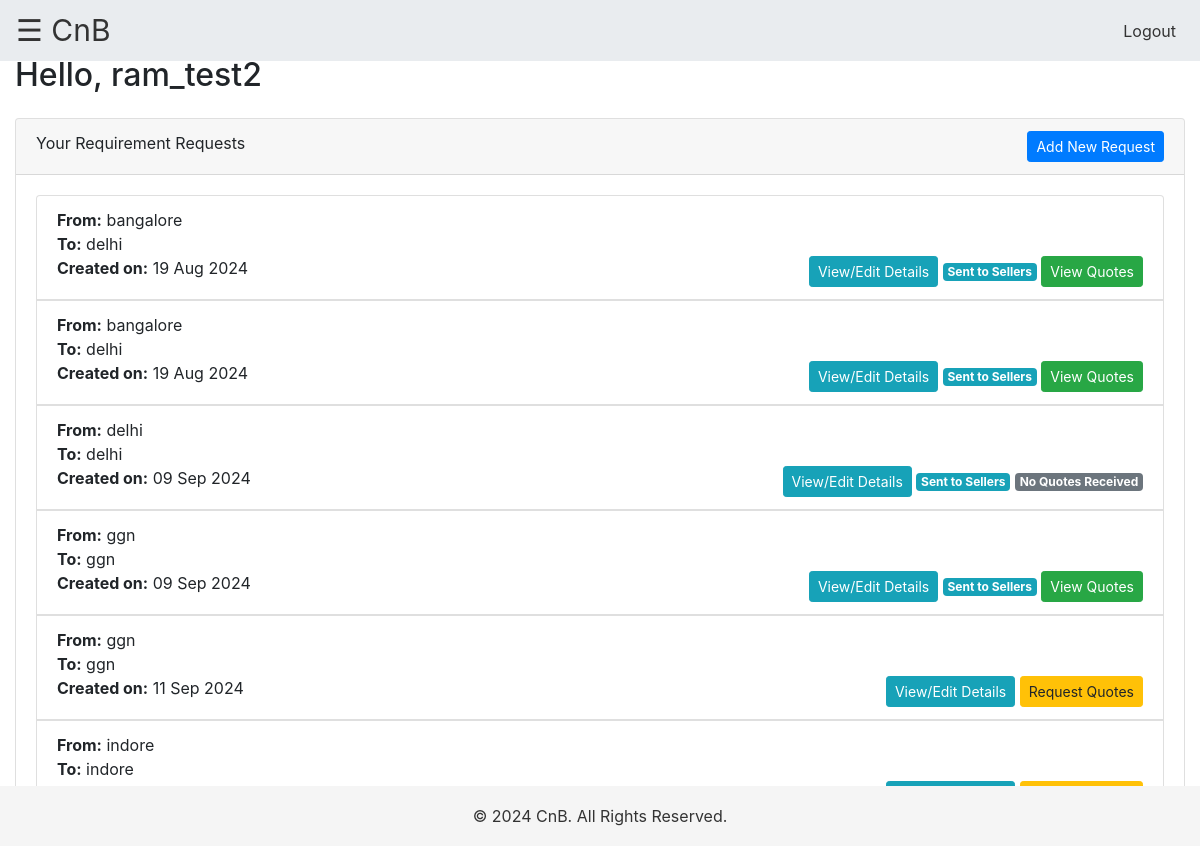
The app's page /buyer_dashboard/ (signed in), older data.
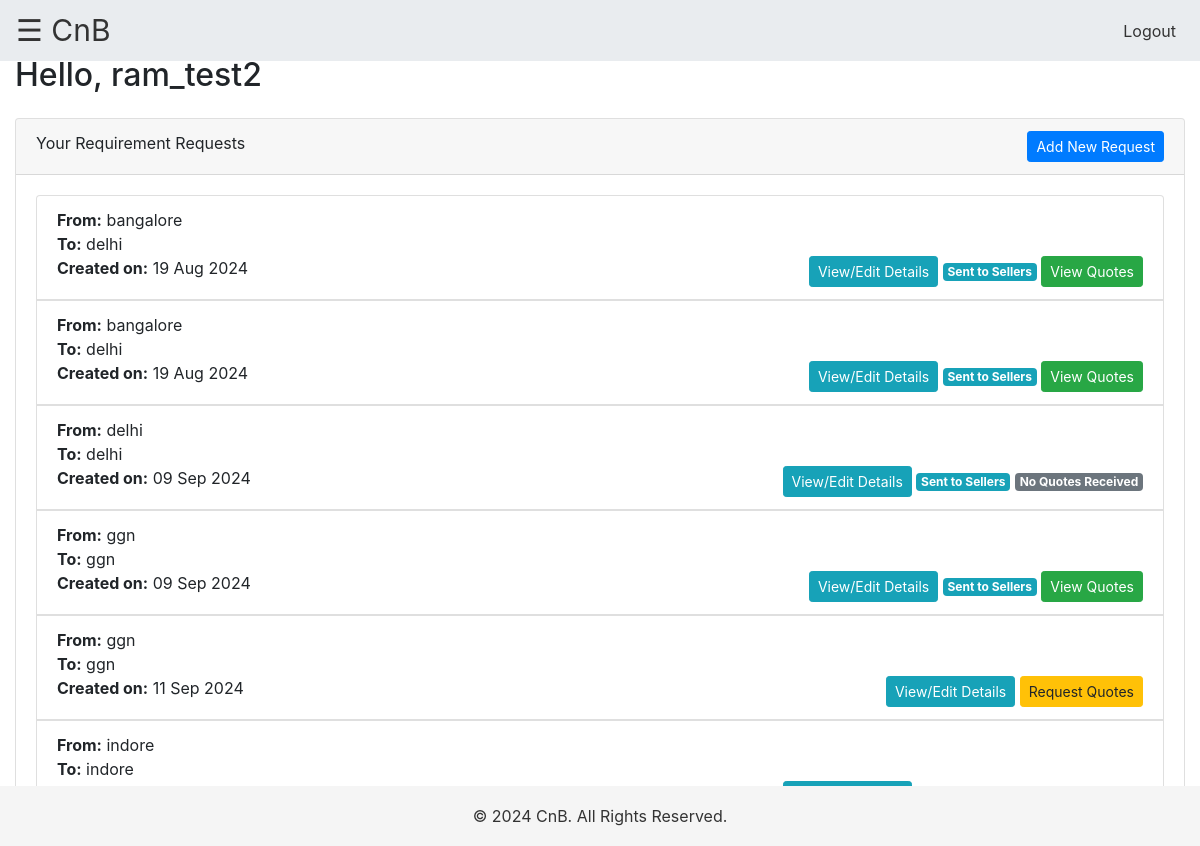
The same page, newer data.
### myapp/views.py (the view)
# urls.py: path('buyer_dashboard/', views.buyer_dashboard, name='buyer_dashboard'),
def buyer_dashboard(request):
    if not hasattr(request.user, 'buyer'):
        return redirect('login')
    products = Product.objects.filter(buyer=request.user)
    context = {
        'products': products
    }
    return render(request, 'myapp/buyer_dashboard.html', context)

### myapp/templates/myapp/buyer_dashboard.html (shortened to what this page needs)
{% extends 'myapp/base.html' %}
{% block content %}
<h2>Hello, {{ user.username }}</h2>
<div class="card mt-4">
    <div class="card-header">
        Your Requirement Requests
        <a href="{% url 'create_new_request' %}" class="btn btn-primary btn-sm float-right">Add New Request</a>
    </div>
    <div class="card-body">
        {% if products %}
            <ul class="list-group">
                {% for product in products %}
                    <li class="list-group-item">
                        <strong>From:</strong> {{ product.from_city }} <br>
                        <strong>To:</strong> {{ product.to_city }} <br>
                        <strong>Created on:</strong> {{ product.created_at|date:"d M Y" }}
                        <div class="float-right">
                            <button class="btn btn-sm btn-info" data-toggle="modal" data-target="#editModal{{ product.id }}">
                                View/Edit Details
                            </button>
                            {% if not product.is_quote_requested %}
                                <button class="btn btn-sm btn-warning" onclick="confirmQuoteRequest({{ product.id }})">Request Quotes</button>
                            {% else %}
                                <span class="badge badge-info">Sent to Sellers</span>
                                {% if product.bid_set.exists %}
                                    <a href="{% url 'view_quotes' product.id %}" class="btn btn-sm btn-success">View Quotes</a>
                                {% else %}
                                    <span class="badge badge-secondary">No Quotes Received</span>
                                {% endif %}
                            {% endif %}
                        </div>
                    </li>
                {% endfor %}
            </ul>
        {% else %}
            <p>You have no active requests. <a href="{% url 'create_new_request' %}">Create a new request</a> to start receiving quotes.</p>
        {% endif %}
    </div>
</div>
{% endblock %}

Row changes from the older to the newer data that the page shows:
changed Product "indore": is_quote_requested False → True (drawn)
